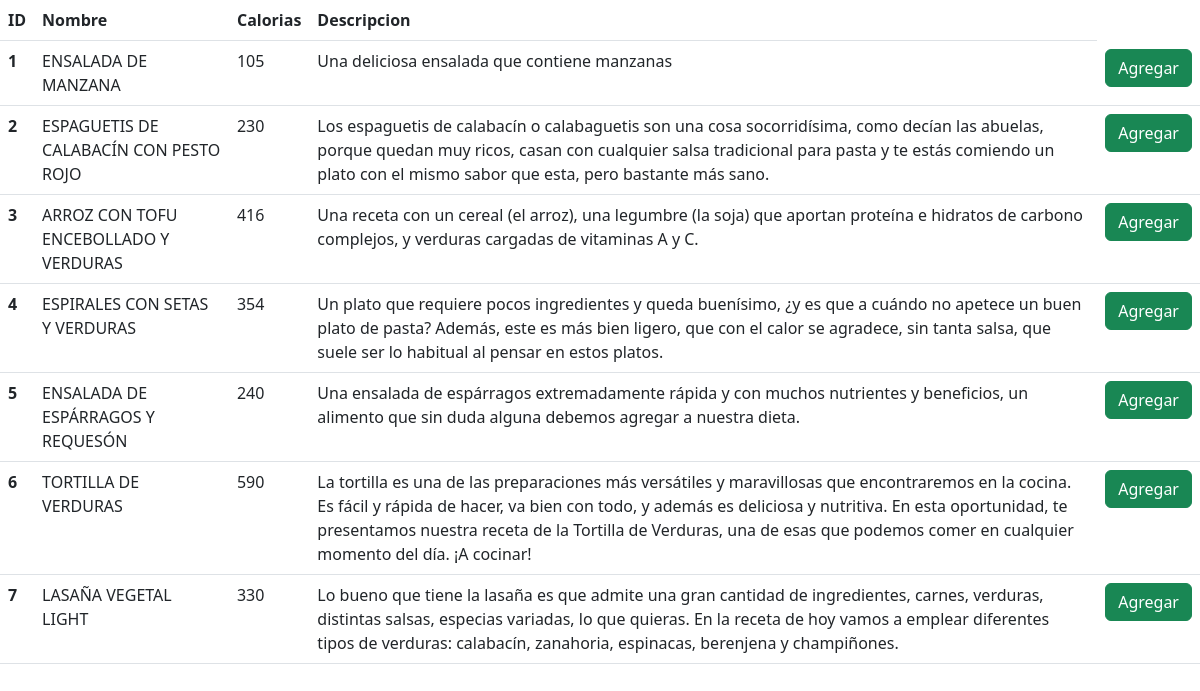
Page /modificarDieta/agregarDieta/1/ on the committed database.
### main/models.py (models this page shows, shortened)
class comidas(models.Model):
    nombre = models.TextField(max_length=50)
    calorias= models.IntegerField()
    descripcion= models.TextField(max_length=100000)

### main/views.py (the view, shortened to what this page needs)
# urls.py: path('modificarDieta/agregarDieta/<str:idDieta>/', views.agregarADieta, name="agregarADieta"),
def agregarADieta(request, idDieta):
    idComidas = []
    comidasNoDieta = []
    comida = mostrarComidas()
    dietacomidaquery = comidaDieta.objects.all()
    for i in dietacomidaquery:
        texto = str(i.dieta)
        if texto == idDieta:
            idComidas.append(i.comida)
        else:
            pass
    cont = 0
    for i in comida:
        texto = str(i.nombre)
        if cont == 0:
            comidasNoDieta.append(i)
            cont = 0
        else:
            cont = 0
    return render(request, 'agregarComida.html', {'alimentos': comidasNoDieta, 'dieta': idDieta})

### main/models.py (called while the page is built)
    def __str__(self):
        return self.nombre

### main/views.py (called while the page is built)
def mostrarComidas():
    comida = comidas.objects.all()
    return comida

### MealMaster/templates/agregarComida.html
{% extends 'base.html' %}
{% block content %}
<table class="table">
    <thead>
        <tr>
            <th scope="col">ID</th>
            <th scope="col">Nombre</th>
            <th scope="col">Calorias</th>
            <th scope="col">Descripcion</th>
        </tr>
    </thead>
    <tbody>
    {% for comida in alimentos %}
        <tr>
            <th scope="row">{{ comida.id }}</th>
            <td>{{ comida.nombre }}</td>
            <td>{{ comida.calorias}}</td>
            <td>{{ comida.descripcion}}</td>
            <td><a href="http://127.0.0.1:8000/modificarDieta/agregarComida/{{comida.id}}/{{dieta}}" class="btn btn-success">Agregar</td>
        </tr>
    {% endfor %}
    </tbody>
</table>
{% endblock content %}

### MealMaster/templates/base.html (shortened to what this page needs)
{% load static %}
<!DOCTYPE html>
<html lang="en">
<head>
    <link href="https://cdn.jsdelivr.net/npm/bootstrap@5.3.0-alpha1/dist/css/bootstrap.min.css" rel="stylesheet">
</head>
<body>
    <main>
        {% block content %}
        {% endblock %}
    </main>
</body>
</html>

### rows in the picture
comidas: id "1", nombre "ENSALADA DE MANZANA", calorias "105", descripcion "Una deliciosa ensalada que contiene manzanas"
comidas: id "2", nombre "ESPAGUETIS DE CALABACÍN CON PESTO ROJO", calorias "230", descripcion "Los espaguetis de calabacín o calabaguetis son una cosa socorridísima, como decían las abuelas, porque quedan muy ricos, casan con cualquier salsa tradicional para pasta y te estás comiendo un plato con el mismo sabor que esta, pero bastante más sano."
comidas: id "3", nombre "ARROZ CON TOFU ENCEBOLLADO Y VERDURAS", calorias "416", descripcion "Una receta con un cereal (el arroz), una legumbre (la soja) que aportan proteína e hidratos de carbono complejos, y verduras cargadas de vitaminas A y C."
comidas: id "4", nombre "ESPIRALES CON SETAS Y VERDURAS", calorias "354", descripcion "Un plato que requiere pocos ingredientes y queda buenísimo, ¿y es que a cuándo no apetece un buen plato de pasta? Además, este es más bien ligero, que con el calor se agradece, sin tanta salsa, que suele ser lo habitual al pensar en estos platos."
comidas: id "5", nombre "ENSALADA DE ESPÁRRAGOS Y REQUESÓN", calorias "240", descripcion "Una ensalada de espárragos extremadamente rápida y con muchos nutrientes y beneficios, un alimento que sin duda alguna debemos agregar a nuestra dieta."
comidas: id "6", nombre "TORTILLA DE VERDURAS", calorias "590", descripcion "La tortilla es una de las preparaciones más versátiles y maravillosas que encontraremos en la cocina. Es fácil y rápida de hacer, va bien con todo, y además es deliciosa y nutritiva. En esta oportunidad, te presentamos nuestra receta de la Tortilla de Verduras, una de esas que podemos comer en cualquier momento del día. ¡A cocinar!"
comidas: id "7", nombre "LASAÑA VEGETAL LIGHT", calorias "330", descripcion "Lo bueno que tiene la lasaña es que admite una gran cantidad de ingredientes, carnes, verduras, distintas salsas, especias variadas, lo que quieras. En la receta de hoy vamos a emplear diferentes tipos de verduras: calabacín, zanahoria, espinacas, berenjena y champiñones."
